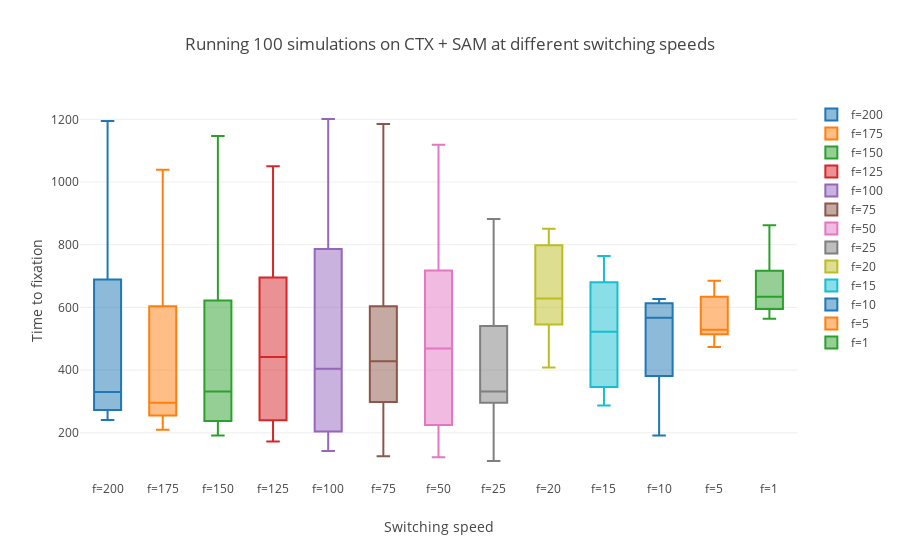

This figure's notebook cell:
### Markdown cell above
### K=10^6

### Code cell
display(table_switching(pairs[0], carrying_cap=10**7))
box_switching(pairs[0], carrying_cap=10**7)
